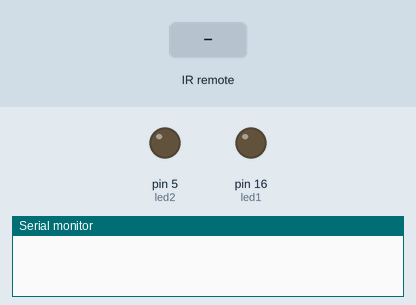
Simulated run of this sketch. Board: Arduino Uno, built with avr-gcc and run on an emulated ATmega328P. Shown: output pins drawn as LEDs (lit = HIGH), the last lines printed to the serial monitor. Inputs (shaded band) come from the test bench.

Above: at 1.2 s.
1.3 s: infrared code 0xFFC03F received
At 2.5 s:
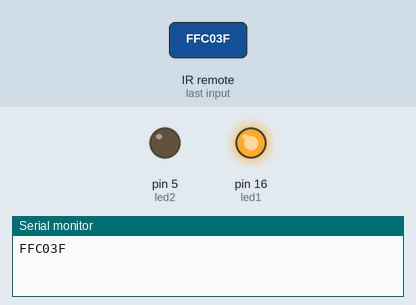
2.8 s: infrared code 0xFFB04F received
At 3.9 s:
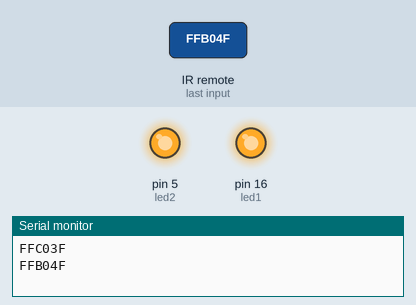
4.3 s: infrared code 0xFF906F received
At 5.0 s:
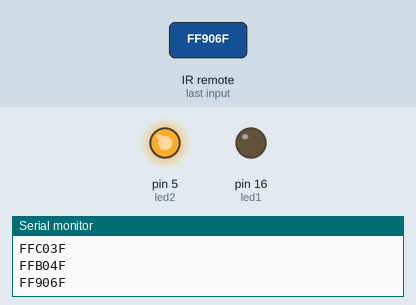
Timing chart, 0 to 7.3 s (numbered marks = the images above; inputs shaded):
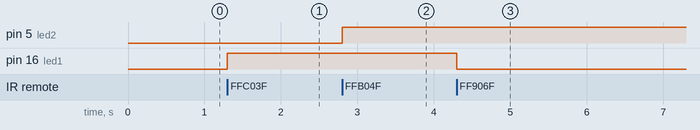

The sketch:

IR-hex-code.ino
```cpp
// #include <IRremoteESP8266.h>
#include <IRrecv.h>

IRrecv irrecv(2);      //D4
decode_results results;
const int led1 = 16;
const int led2 = 5;
void setup() {
  // put your setup code here, to run once:
  irrecv.enableIRIn();
  pinMode(led1,OUTPUT);
  pinMode(led2,OUTPUT);
  Serial.begin(9600);

}
void loop() {
  // put your main code here, to run repeatedly:
  if(irrecv.decode(&results)){
    Serial.println(results.value,HEX);
    if(results.value == 0xFFC03F){
      digitalWrite(led1,HIGH);
    }
    else if(results.value == 0xFF906F){
      digitalWrite(led1,LOW);
    }
    if(results.value == 0xFFB04F){
      digitalWrite(led2,HIGH);
    }
    else if(results.value == 0xFFD827)
    digitalWrite(led2,LOW);
    delay(1000);
    irrecv.resume();

  }
}
```

Measured:
- after the input at 1.3 s, pin 16 (led1): LOW → HIGH at once
- after the input at 2.8 s, pin 5 (led2): LOW → HIGH at once
- after the input at 4.3 s, pin 16 (led1): HIGH → LOW at once
